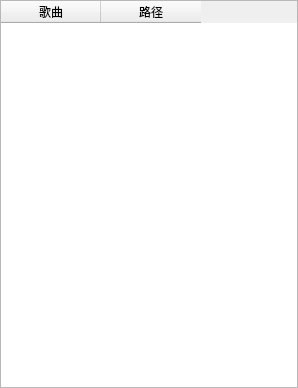
<?xml version="1.0" encoding="UTF-8"?>
<ui version="4.0">
 <class>musicList</class>
 <widget class="QWidget" name="musicList">
  <property name="geometry">
   <rect>
    <x>0</x>
    <y>0</y>
    <width>298</width>
    <height>388</height>
   </rect>
  </property>
  <property name="windowTitle">
   <string>播放列表</string>
  </property>
  <layout class="QGridLayout">
   <property name="leftMargin">
    <number>0</number>
   </property>
   <property name="topMargin">
    <number>0</number>
   </property>
   <property name="rightMargin">
    <number>0</number>
   </property>
   <property name="bottomMargin">
    <number>0</number>
   </property>
   <property name="horizontalSpacing">
    <number>6</number>
   </property>
   <item row="0" column="0">
    <widget class="QTableWidget" name="tableWidget">
     <property name="minimumSize">
      <size>
       <width>298</width>
       <height>0</height>
      </size>
     </property>
     <property name="maximumSize">
      <size>
       <width>298</width>
       <height>16777215</height>
      </size>
     </property>
     <property name="palette">
      <palette>
       <active>
        <colorrole role="Text">
         <brush brushstyle="SolidPattern">
          <color alpha="255">
           <red>0</red>
           <green>0</green>
           <blue>255</blue>
          </color>
         </brush>
        </colorrole>
       </active>
       <inactive>
        <colorrole role="Text">
         <brush brushstyle="SolidPattern">
          <color alpha="255">
           <red>0</red>
           <green>0</green>
           <blue>255</blue>
          </color>
         </brush>
        </colorrole>
       </inactive>
       <disabled>
        <colorrole role="Text">
         <brush brushstyle="SolidPattern">
          <color alpha="255">
           <red>120</red>
           <green>120</green>
           <blue>120</blue>
          </color>
         </brush>
        </colorrole>
       </disabled>
      </palette>
     </property>
     <property name="acceptDrops">
      <bool>true</bool>
     </property>
     <property name="toolTip">
      <string>播放列表</string>
     </property>
     <property name="autoFillBackground">
      <bool>true</bool>
     </property>
     <property name="styleSheet">
      <string notr="true">&lt;span style=&quot;font-size:14px;&quot;&gt; pal = palette();  
 pal.setColor(QPalette::background, QColor(0x00,0xff,0x00,0x00));  
 setPalette(pal);&lt;/span&gt;  </string>
     </property>
     <property name="horizontalScrollBarPolicy">
      <enum>Qt::ScrollBarAlwaysOff</enum>
     </property>
     <property name="editTriggers">
      <set>QAbstractItemView::NoEditTriggers</set>
     </property>
     <property name="selectionMode">
      <enum>QAbstractItemView::SingleSelection</enum>
     </property>
     <property name="selectionBehavior">
      <enum>QAbstractItemView::SelectRows</enum>
     </property>
     <property name="showGrid">
      <bool>false</bool>
     </property>
     <column>
      <property name="text">
       <string>歌曲</string>
      </property>
     </column>
     <column>
      <property name="text">
       <string>路径</string>
      </property>
     </column>
    </widget>
   </item>
  </layout>
 </widget>
 <resources/>
 <connections/>
</ui>
